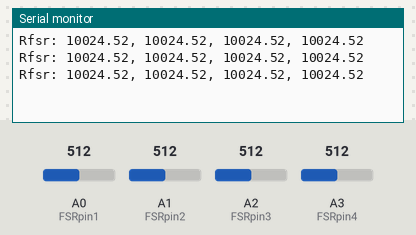
Bench run of a sketch on a simulated Arduino Uno, built with avr-gcc and run on an emulated ATmega328P. Parts: the last lines printed to the serial monitor. The test bench sets the inputs (shaded band); at power-on: A0 (FSRpin1) = 512, A1 (FSRpin2) = 512, A2 (FSRpin3) = 512, A3 (FSRpin4) = 512.

Above: at 1.3 s.
1.4 s: A0 (FSRpin1) set to 716
At 1.9 s:
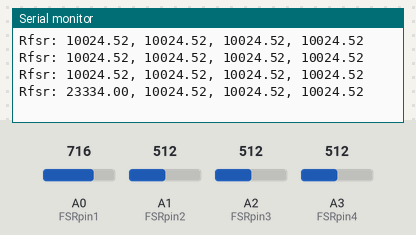
2.9 s: A1 (FSRpin2) set to 716
At 3.4 s:
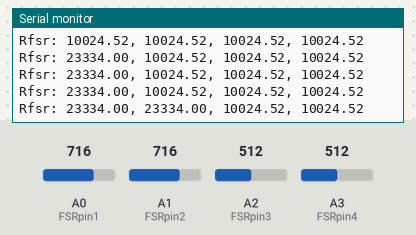
4.4 s: A2 (FSRpin3) set to 716
At 4.9 s:
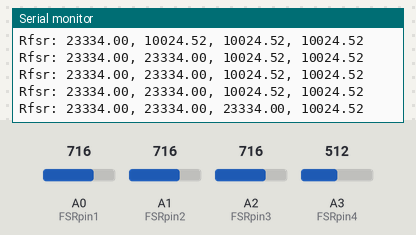
5.9 s: A3 (FSRpin4) set to 716
At 6.4 s:
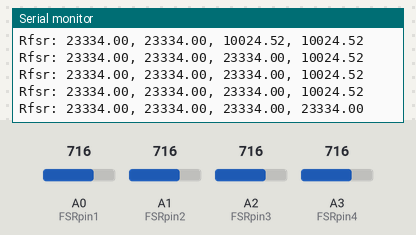
7.4 s: A0 (FSRpin1) set to 992
At 8.0 s:
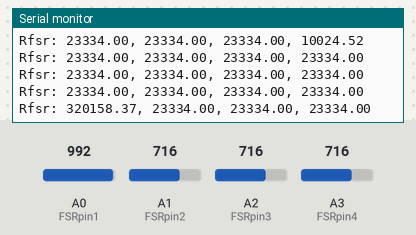
8.9 s: A1 (FSRpin2) set to 992
At 9.5 s:
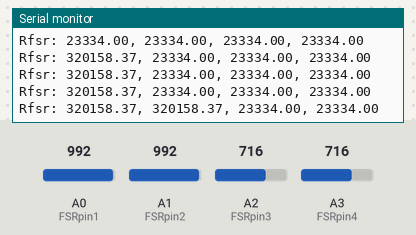
Timing chart, 0 to 11.4 s (numbered marks = the images above; inputs shaded):
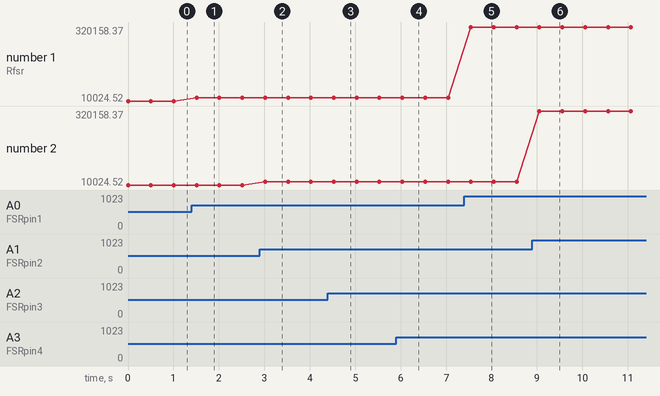

The sketch:

pressure_senser.ino
```cpp
int FSRpin1 = A0; // 압력센서를 A0(아날로그 포트번호)로 편하게 부르기 위해 변수값으로 설정.
int FSRpin2 = A1; //
int FSRpin3 = A2; //
int FSRpin4 = A3; //
int V1, V2,V3, V4; ; // 센서값을 저장할 변수
float r1,r2,r3,r4;  // 계산값을 저장하기 위한 변수

void setup() {
  Serial.begin(9600); // 센서값을 읽기 위해 시리얼 모니터를 사용할 것을 설정.
}
void loop(){
  V1 = analogRead(FSRpin1); // 아날로그를 입력 받음 (0~1023)
  V2 = analogRead(FSRpin2); // 아날로그를 입력 받음 (0~1023)
  V3 = analogRead(FSRpin3); // 아날로그를 입력 받음 (0~1023)
  V4 = analogRead(FSRpin4); // 아날로그를 입력 받음 (0~1023)
  r1 = ((9.78 * V1)/(1-(V1/1023.0)));
  r2 = ((9.78 * V2)/(1-(V2/1023.0)));
  r3 = ((9.78 * V3)/(1-(V3/1023.0)));
  r4 = ((9.78 * V4)/(1-(V4/1023.0)));
  Serial.print("Rfsr: "); // sensor: 라는 텍스트를 프린트한다.
  Serial.print(r1);
  Serial.print(", ");
  Serial.print(r2);
  Serial.print(", ");
  Serial.print(r3);
  Serial.print(", ");
  Serial.println(r4);
  delay(500);
}
```

Measured:
- after the input at 1.4 s, the serial monitor: prints a new line after 0.11 s (image 1)
- after the input at 2.9 s, the serial monitor: prints a new line after 0.12 s (image 2)
- after the input at 4.4 s, the serial monitor: prints a new line after 0.13 s (image 3)
- after the input at 5.9 s, the serial monitor: prints a new line after 0.14 s (image 4)
- after the input at 7.4 s, the serial monitor: prints a new line after 0.15 s (image 5)
- after the input at 8.9 s, the serial monitor: prints a new line after 0.15 s (image 6)
- plotted number 1: 10024.52 → 23334 after the input at 1.4 s, 23334 → 320158.37 after the input at 7.4 s
